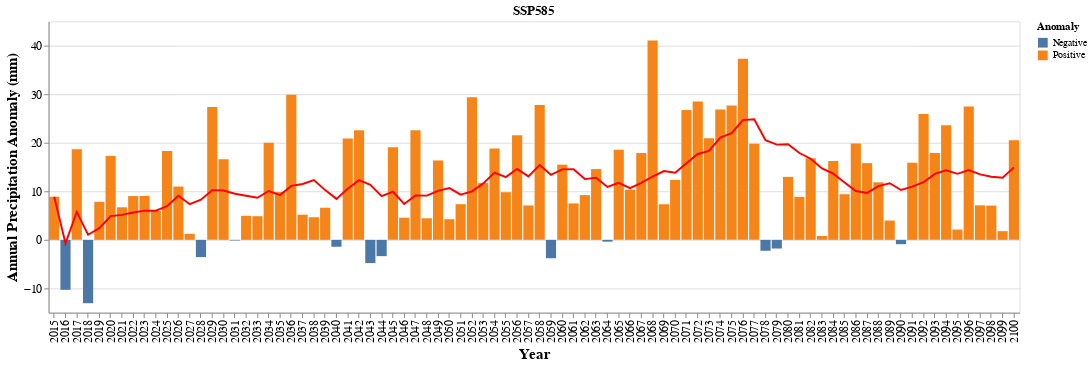

Here is the notebook cell this chart was saved with:
### Markdown cell above
### SSP585

### Code cell
precip = annual_precip.pr.mean(dim='model')
# Select Historical
precip_clim = precip[0].dropna(dim='year').mean()
# Difference
ann_pr_anom = precip[3].dropna(dim='year') - precip_clim
# Filter range
ann_pr_anom = ann_pr_anom.loc['2015':'2100']

df_pr = ann_pr_anom.to_dataframe()
df_pr['positive'] = df_pr['pr'] > 0
df_pr['Rolling'] = df_pr['pr'].rolling(5).mean()
df_pr.reset_index(inplace=True)
df_pr.head() # show only first five rows

df_pr['positive'] = df_pr['positive'].astype(str)

df_pr['positive'] = df_pr['positive'].str.replace('True','Positive')
df_pr['positive'] = df_pr['positive'].str.replace('False','Negative')

df_pr.rename(columns={'positive':'Anomaly'}, inplace=True)

#df.reset_index(inplace=True)
bar = alt.Chart(df_pr).mark_bar().encode(
    x="year:O",
    y="pr:Q",
    color='Anomaly:N'
).properties(width=1000).encode(x=alt.X('year:O', axis=alt.Axis(title='Year',titleFontSize=15, labelFontSize=12)),
                              y=alt.Y('pr:Q', axis=alt.Axis( title='Annual Precipitation Anomaly (mm)',titleFontSize=15, labelFontSize=12)))
line = alt.Chart(df_pr).mark_line(color='red').transform_window(
    # The field to average
    rolling_mean='mean(pr)',
    # The number of values before and after the current value to include.
    frame=[-9, 0]
).encode(
    x='year:O',
    y='rolling_mean:Q'
)


(bar + line).properties(width=1000, title='SSP585')

### Figure 1 — Vega-Lite specification as saved in the notebook (floating-point values rounded to 4 significant figures)
{"config": {"view": {"continuousWidth": 400, "continuousHeight": 300}}, "layer": [{"mark": "bar", "encoding": {"color": {"field": "Anomaly", "type": "nominal"}, "x": {"axis": {"labelFontSize": 12, "title": "Year", "titleFontSize": 15}, "field": "year", "type": "ordinal"}, "y": {"axis": {"labelFontSize": 12, "title": "Annual Precipitation Anomaly (mm)", "titleFontSize": 15}, "field": "pr", "type": "quantitative"}}, "width": 1000}, {"mark": {"type": "line", "color": "red"}, "encoding": {"x": {"field": "year", "type": "ordinal"}, "y": {"field": "rolling_mean", "type": "quantitative"}}, "transform": [{"window": [{"op": "mean", "field": "pr", "as": "rolling_mean"}], "frame": [-9, 0]}]}], "data": {"name": "data-85e83bd9e8d739a14efffa38c1b7993e"}, "title": "SSP585", "width": 1000, "$schema": "https://vega.github.io/schema/vega-lite/v4.17.0.json", "datasets": {"data-85e83bd9e8d739a14efffa38c1b7993e": [{"year": 2015, "pr": 8.87, "Anomaly": "Positive", "Rolling": null}, {"year": 2016, "pr": -10.29, "Anomaly": "Negative", "Rolling": null}, {"year": 2017, "pr": 18.67, "Anomaly": "Positive", "Rolling": null}, {"year": 2018, "pr": -13.05, "Anomaly": "Negative", "Rolling": null}, {"year": 2019, "pr": 7.838, "Anomaly": "Positive", "Rolling": 2.407}, {"year": 2020, "pr": 17.28, "Anomaly": "Positive", "Rolling": 4.089}, {"year": 2021, "pr": 6.706, "Anomaly": "Positive", "Rolling": 7.487}, {"year": 2022, "pr": 9.012, "Anomaly": "Positive", "Rolling": 5.557}, {"year": 2023, "pr": 9.043, "Anomaly": "Positive", "Rolling": 9.976}, {"year": 2024, "pr": 5.94, "Anomaly": "Positive", "Rolling": 9.596}, {"year": 2025, "pr": 18.32, "Anomaly": "Positive", "Rolling": 9.804}, {"year": 2026, "pr": 10.98, "Anomaly": "Positive", "Rolling": 10.66}, {"year": 2027, "pr": 1.249, "Anomaly": "Positive", "Rolling": 9.106}, {"year": 2028, "pr": -3.556, "Anomaly": "Negative", "Rolling": 6.586}, {"year": 2029, "pr": 27.38, "Anomaly": "Positive", "Rolling": 10.87}, {"year": 2030, "pr": 16.6, "Anomaly": "Positive", "Rolling": 10.53}, {"year": 2031, "pr": -0.1279, "Anomaly": "Negative", "Rolling": 8.309}, {"year": 2032, "pr": 4.95, "Anomaly": "Positive", "Rolling": 9.049}, {"year": 2033, "pr": 4.864, "Anomaly": "Positive", "Rolling": 10.73}, {"year": 2034, "pr": 19.97, "Anomaly": "Positive", "Rolling": 9.251}, {"year": 2035, "pr": 9.842, "Anomaly": "Positive", "Rolling": 7.9}, {"year": 2036, "pr": 29.89, "Anomaly": "Positive", "Rolling": 13.9}, {"year": 2037, "pr": 5.17, "Anomaly": "Positive", "Rolling": 13.95}, {"year": 2038, "pr": 4.654, "Anomaly": "Positive", "Rolling": 13.91}, {"year": 2039, "pr": 6.612, "Anomaly": "Positive", "Rolling": 11.23}, {"year": 2040, "pr": -1.427, "Anomaly": "Negative", "Rolling": 8.98}, {"year": 2041, "pr": 20.87, "Anomaly": "Positive", "Rolling": 7.176}, {"year": 2042, "pr": 22.57, "Anomaly": "Positive", "Rolling": 10.66}, {"year": 2043, "pr": -4.787, "Anomaly": "Negative", "Rolling": 8.768}, {"year": 2044, "pr": -3.357, "Anomaly": "Negative", "Rolling": 6.775}, {"year": 2045, "pr": 19.06, "Anomaly": "Positive", "Rolling": 10.87}, {"year": 2046, "pr": 4.559, "Anomaly": "Positive", "Rolling": 7.609}, {"year": 2047, "pr": 22.56, "Anomaly": "Positive", "Rolling": 7.606}, {"year": 2048, "pr": 4.44, "Anomaly": "Positive", "Rolling": 9.451}, {"year": 2049, "pr": 16.35, "Anomaly": "Positive", "Rolling": 13.39}, {"year": 2050, "pr": 4.248, "Anomaly": "Positive", "Rolling": 10.43}, {"year": 2051, "pr": 7.346, "Anomaly": "Positive", "Rolling": 10.99}, {"year": 2052, "pr": 29.36, "Anomaly": "Positive", "Rolling": 12.35}, {"year": 2053, "pr": 11.69, "Anomaly": "Positive", "Rolling": 13.8}, {"year": 2054, "pr": 18.81, "Anomaly": "Positive", "Rolling": 14.29}, {"year": 2055, "pr": 9.812, "Anomaly": "Positive", "Rolling": 15.4}, {"year": 2056, "pr": 21.52, "Anomaly": "Positive", "Rolling": 18.24}, {"year": 2057, "pr": 7.084, "Anomaly": "Positive", "Rolling": 13.78}, {"year": 2058, "pr": 27.77, "Anomaly": "Positive", "Rolling": 17.0}, {"year": 2059, "pr": -3.789, "Anomaly": "Negative", "Rolling": 12.48}, {"year": 2060, "pr": 15.48, "Anomaly": "Positive", "Rolling": 13.61}, {"year": 2061, "pr": 7.505, "Anomaly": "Positive", "Rolling": 10.81}, {"year": 2062, "pr": 9.207, "Anomaly": "Positive", "Rolling": 11.24}, {"year": 2063, "pr": 14.58, "Anomaly": "Positive", "Rolling": 8.597}, {"year": 2064, "pr": -0.3716, "Anomaly": "Negative", "Rolling": 9.281}, {"year": 2065, "pr": 18.53, "Anomaly": "Positive", "Rolling": 9.891}, {"year": 2066, "pr": 10.35, "Anomaly": "Positive", "Rolling": 10.46}, {"year": 2067, "pr": 17.88, "Anomaly": "Positive", "Rolling": 12.19}, {"year": 2068, "pr": 41.04, "Anomaly": "Positive", "Rolling": 17.49}, {"year": 2069, "pr": 7.334, "Anomaly": "Positive", "Rolling": 19.03}, {"year": 2070, "pr": 12.34, "Anomaly": "Positive", "Rolling": 17.79}, {"year": 2071, "pr": 26.74, "Anomaly": "Positive", "Rolling": 21.07}, {"year": 2072, "pr": 28.5, "Anomaly": "Positive", "Rolling": 23.19}, {"year": 2073, "pr": 20.91, "Anomaly": "Positive", "Rolling": 19.16}, {"year": 2074, "pr": 26.83, "Anomaly": "Positive", "Rolling": 23.06}, {"year": 2075, "pr": 27.68, "Anomaly": "Positive", "Rolling": 26.13}, {"year": 2076, "pr": 37.3, "Anomaly": "Positive", "Rolling": 28.24}, {"year": 2077, "pr": 19.81, "Anomaly": "Positive", "Rolling": 26.51}, {"year": 2078, "pr": -2.253, "Anomaly": "Negative", "Rolling": 21.87}, {"year": 2079, "pr": -1.787, "Anomaly": "Negative", "Rolling": 16.15}, {"year": 2080, "pr": 12.97, "Anomaly": "Positive", "Rolling": 13.21}, {"year": 2081, "pr": 8.838, "Anomaly": "Positive", "Rolling": 7.515}, {"year": 2082, "pr": 16.81, "Anomaly": "Positive", "Rolling": 6.916}, {"year": 2083, "pr": 0.7902, "Anomaly": "Positive", "Rolling": 7.524}, {"year": 2084, "pr": 16.24, "Anomaly": "Positive", "Rolling": 11.13}, {"year": 2085, "pr": 9.398, "Anomaly": "Positive", "Rolling": 10.42}, {"year": 2086, "pr": 19.83, "Anomaly": "Positive", "Rolling": 12.61}, {"year": 2087, "pr": 15.8, "Anomaly": "Positive", "Rolling": 12.41}, {"year": 2088, "pr": 11.85, "Anomaly": "Positive", "Rolling": 14.62}, {"year": 2089, "pr": 3.978, "Anomaly": "Positive", "Rolling": 12.17}, {"year": 2090, "pr": -0.8953, "Anomaly": "Negative", "Rolling": 10.11}, {"year": 2091, "pr": 15.89, "Anomaly": "Positive", "Rolling": 9.326}, {"year": 2092, "pr": 25.91, "Anomaly": "Positive", "Rolling": 11.35}, {"year": 2093, "pr": 17.87, "Anomaly": "Positive", "Rolling": 12.55}, {"year": 2094, "pr": 23.62, "Anomaly": "Positive", "Rolling": 16.48}, {"year": 2095, "pr": 2.112, "Anomaly": "Positive", "Rolling": 17.08}, {"year": 2096, "pr": 27.46, "Anomaly": "Positive", "Rolling": 19.39}, {"year": 2097, "pr": 7.107, "Anomaly": "Positive", "Rolling": 15.63}, {"year": 2098, "pr": 7.052, "Anomaly": "Positive", "Rolling": 13.47}, {"year": 2099, "pr": 1.789, "Anomaly": "Positive", "Rolling": 9.104}, {"year": 2100, "pr": 20.49, "Anomaly": "Positive", "Rolling": 12.78}]}}
